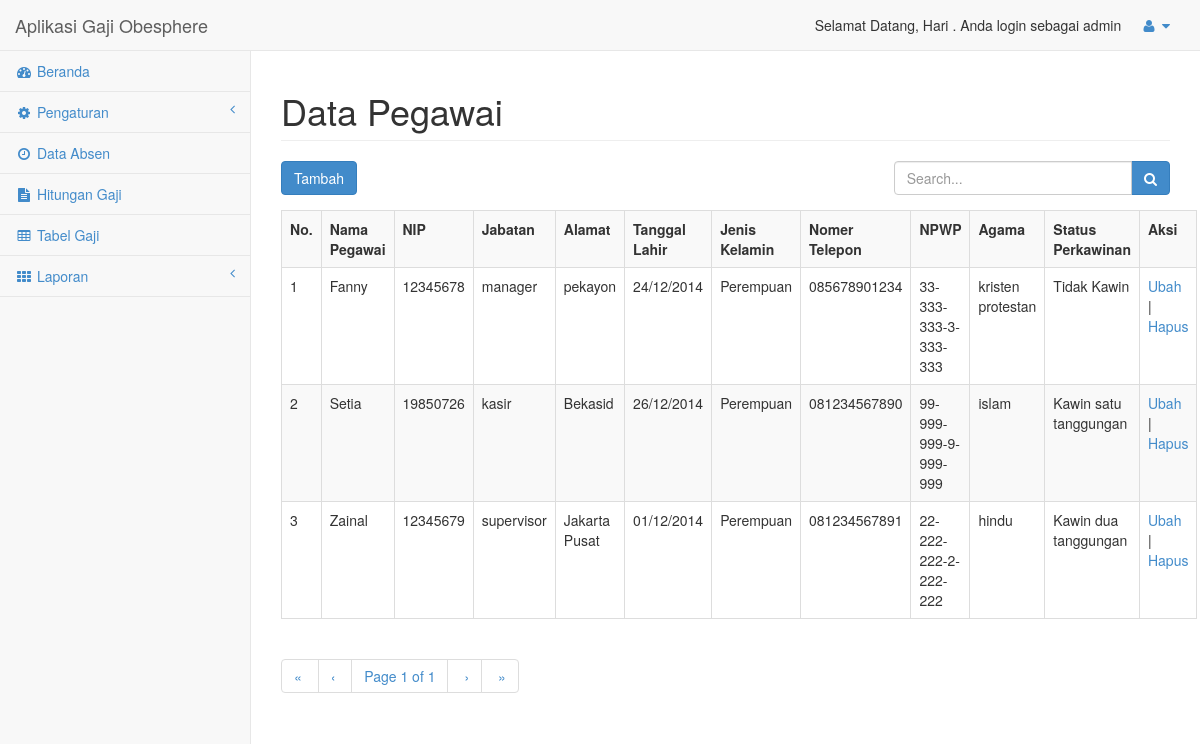
Page /index.php?route=pegawai (signed in) on the committed database.
### tables this page shows
CREATE TABLE IF NOT EXISTS `pegawai` (
  `nip` varchar(8) NOT NULL DEFAULT '',
  `nama_pegawai` varchar(100) NOT NULL DEFAULT '',
  `jabatan_pegawai` int(11) NOT NULL,
  `alamat` varchar(100) NOT NULL DEFAULT '',
  `tlp_pegawai` varchar(12) NOT NULL DEFAULT '',
  `jenis_kelamin` varchar(10) NOT NULL,
  `agama` varchar(50) NOT NULL DEFAULT '',
  `tgl_lahir` date NOT NULL,
  `status_kawin` varchar(10) NOT NULL DEFAULT '0',
  `npwp_pegawai` varchar(20) NOT NULL
);

CREATE TABLE IF NOT EXISTS `jabatan` (
`id_jabatan` int(11) NOT NULL,
  `jabatan` varchar(25) NOT NULL DEFAULT '',
  `gaji_pokok` double NOT NULL,
  `gaji_kehadiran` double NOT NULL,
  `tunjangan` double NOT NULL
);

CREATE TABLE IF NOT EXISTS `ptkp` (
  `kode_ptkp` varchar(5) NOT NULL,
  `nama_ptkp` varchar(50) NOT NULL DEFAULT '',
  `nilai_ptkp` double NOT NULL
);

### loader.php (called while the page is built)
<?php
$route = isset($_GET['route'])?$_GET['route']:'dashboard';
    include 'page/'.$route.'.php';
?>

### inc/fungsi.php (called while the page is built, shortened)
<?php
      function tglview($tanggal){
        $tgl = substr ($tanggal , 8 , 2 );
        $bln = substr($tanggal , 5 , 2);
        $thn = substr($tanggal , 0 , 4);
        return $tgl."/".$bln."/".$thn;
    }
?>

### page/pegawai.php (the view, shortened to what this page needs)
<?php
if(isset($_REQUEST['keyword']) && $_REQUEST['keyword']<>""){
    $keyword=$_REQUEST['keyword'];
    $reload = "index.php?route=pegawai&keyword=$keyword";
    $query = "SELECT
      *
    FROM
      pegawai
      LEFT JOIN jabatan ON pegawai.jabatan_pegawai = jabatan.id_jabatan
      LEFT JOIN ptkp ON pegawai.status_kawin = ptkp.kode_ptkp
    WHERE
      nama_pegawai LIKE '%$keyword%' OR
      nip LIKE '%$keyword%' OR
      jabatan LIKE '%$keyword%' OR
      alamat LIKE '%$keyword%' OR
      tlp_pegawai LIKE '%$keyword%' OR
      npwp_pegawai LIKE '%$keyword%' OR
      jenis_kelamin LIKE '%$keyword%' OR
      agama LIKE '%$keyword%'
    ORDER BY nama_pegawai";
    $result = mysql_query($query);
}else{
    $reload = "index.php?route=pegawai";
    $query = "SELECT
      *
    FROM
      pegawai
      LEFT JOIN jabatan ON pegawai.jabatan_pegawai = jabatan.id_jabatan
      LEFT JOIN ptkp ON pegawai.status_kawin = ptkp.kode_ptkp
    ORDER BY nama_pegawai";
    $result = mysql_query($query);
}
$rpp = 10;
$page = intval($_GET["page"]);
if($page<=0) $page = 1;
$tcount = mysql_num_rows($result);
$tpages = ($tcount) ? ceil($tcount/$rpp) : 1;
$count = 0;
$i = ($page-1)*$rpp;
$no_urut = ($page-1)*$rpp;
?>
            <div class="row">
                <div class="col-lg-12">
                    <h1 class="page-header">Data Pegawai</h1>
                </div>
            </div>
            <div class="row">
                <div class="col-lg-8">
                    <a href="index.php?route=pegawaiadd" class="btn btn-primary">Tambah</a>
                </div>
                <div class="col-lg-4 text-right">
                    <form method="post" action="index.php?route=pegawai">
                        <div class="form-group input-group">
                            <input type="text" name="keyword" class="form-control" placeholder="Search..." value="<?php echo $_REQUEST['keyword']; ?>">
                            <span class="input-group-btn">
                                <button class="btn btn-primary" type="submit"><i class="fa fa-search"></i>
                                </button>
                            </span>
                        </div>
                    </form>
                </div>
            </div>
            <div class="row">
                <div class="col-lg-12">
                    <table class="table table-bordered table-striped">
                        <tr>
                            <th>No.</th>
                            <th>Nama Pegawai</th>
                            <th>NIP</th>
                            <th>Jabatan</th>
                            <th>Alamat</th>
                            <th>Tanggal Lahir</th>
                            <th>Jenis Kelamin</th>
                            <th>Nomer Telepon</th>
                            <th>NPWP</th>
                            <th>Agama</th>
                            <th>Status Perkawinan</th>
                            <th>Aksi</th>
                        </tr>
                        <?php
                        if (!$result)
                        {
                            die(mysql_error());
                        }
                        else
                        {
                            while(($count<$rpp) && ($i<$tcount)) {
                                $row = mysql_fetch_array($result);
                        ?>
                            <tr>
                                <td><?php echo ++$no_urut; ?></td>
                                <td><?php echo $row['nama_pegawai']; ?></td>
                                <td><?php echo $row['nip']; ?></td>
                                <td><?php echo $row['jabatan']; ?></td>
                                <td><?php echo $row['alamat']; ?></td>
                                <td><?php echo tglview($row['tgl_lahir']); ?></td>
                                <td><?php echo $row['jenis_kelamin']; ?></td>
                                <td><?php echo $row['tlp_pegawai']; ?></td>
                                <td><?php echo $row['npwp_pegawai']; ?></td>
                                <td><?php echo $row['agama']; ?></td>
                                <td><?php echo $row['nama_ptkp']; ?></td>
                                <td>
                                    <a href="index.php?route=pegawaiedit&id=<?php echo $row['nip']; ?>">Ubah</a> |
                                    <a href="index.php?route=pegawaidelete&id=<?php echo $row['nip']; ?>" onclick="javascript: return confirm('Anda yakin ?')">Hapus</a>
                                </td>
                            </tr>
                        <?php
                                $i++;
                                $count++;
                            }
                        }
                        ?>
                    </table>
                    <div>
                    <?php echo paginate_one($reload, $page, $tpages, $adjacents); ?>
                    </div>
                </div>
            </div>

### css/sb-admin-2.css (style rules this page uses)
body { background-color: #f8f8f8; }

### rows in the picture
pegawai: nama_pegawai "Fanny", nip "12345678", jabatan.jabatan "manager", alamat "pekayon", tgl_lahir "24/12/2014", jenis_kelamin "Perempuan", tlp_pegawai "085678901234", npwp_pegawai "33-333-333-3-333-333", agama "kristen protestan", ptkp.nama_ptkp "Tidak Kawin"
pegawai: nama_pegawai "Setia", nip "19850726", jabatan.jabatan "kasir", alamat "Bekasid", tgl_lahir "26/12/2014", jenis_kelamin "Perempuan", tlp_pegawai "081234567890", npwp_pegawai "99-999-999-9-999-999", agama "islam", ptkp.nama_ptkp "Kawin satu tanggungan"
pegawai: nama_pegawai "Zainal", nip "12345679", jabatan.jabatan "supervisor", alamat "Jakarta Pusat", tgl_lahir "01/12/2014", jenis_kelamin "Perempuan", tlp_pegawai "081234567891", npwp_pegawai "22-222-222-2-222-222", agama "hindu", ptkp.nama_ptkp "Kawin dua tanggungan"

### other values in the picture
$_SESSION['nama_user'] "Hari"
$_SESSION['level'] "admin"
$firstlabel "«"
$prevlabel "‹"
$page "1"
$tpages "1"
$nextlabel "›"
$lastlabel "»"
